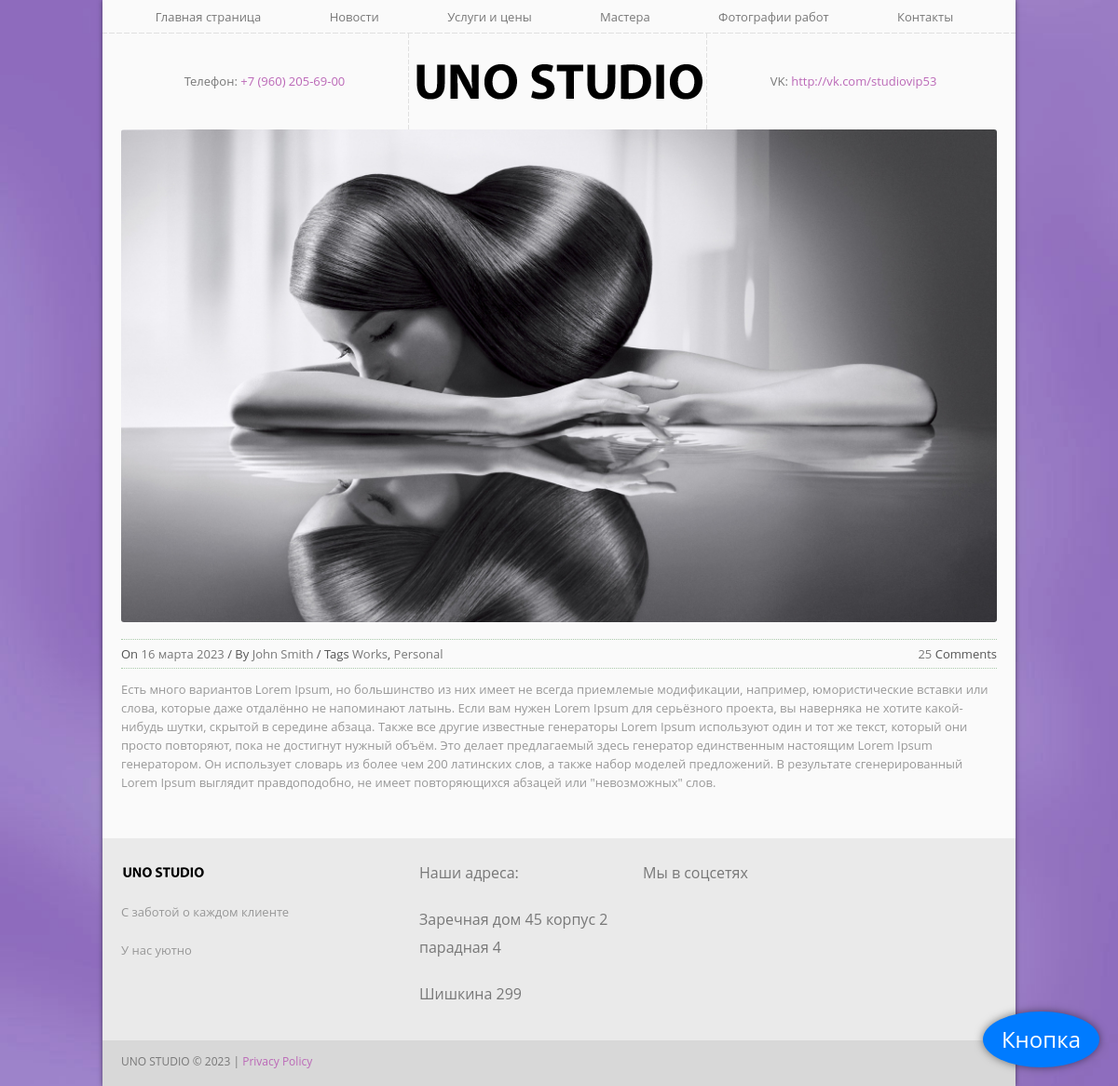
The app's page /discount/4/ with its own data.
### discount/models.py (models this page shows, shortened)
class Discount(models.Model):
    title = models.CharField(max_length=100)
    image = models.ImageField(upload_to='discount/images/')
    description = models.TextField()
    date = models.DateField(auto_now_add=True)

### discount/views.py (the view)
# urls.py: path('discount/<int:discount_id>/', views.detail, name='detail'),
def detail(request, discount_id):
    discount_obj = get_object_or_404(Discount, pk=discount_id)
    return render(request, 'discount/discount_page.html', {'discount': discount_obj})

### discount/templates/discount/discount_page.html (shortened to what this page needs)
{% extends 'discount/base.html' %}
{% load static %}
{% block content %}
<div class="post">
  <img src="{{ discount.image.url }}" alt="" />
  <div class="post_info">
        <div class="fleft">On <span>{{ discount.date|date:'j E Y' }}</span> / By <a href="#">John Smith</a> / Tags <a href="#">Works</a>, <a href="#">Personal</a></div>
        <div class="fright"><a href="#">25</a> Comments</div>
  </div>
    <p>{{ discount.description }}</p>
</div>
{% endblock %}

### discount/static/css/theme.css (style rules this page uses)
a, input, select, textarea { outline:none !important; -webkit-appearance: none; -webkit-border-radius: 0; }
a { color:#bb68b7; transition: all 0.2s ease-in-out; -webkit-transition: all 0.2s ease-in-out; }
body { overflow-x:hidden; position:relative; margin: 0; padding:0; font-family: 'Open Sans', sans-serif; font-weight:400; font-size: 13px; line-height: 20px; color: #989898; background-attachment: fixed; background-image: url(../image/bg.jpg); background-position: 0 0 !important; background-size:cover; background-repeat: no-repeat; }
.fleft { float:left; }
.fright { float:right; }
img { outline:0; vertical-align:top; }
.post { padding-bottom:40px; }
.post img { margin-bottom:18px; max-width:100%; }
.post_info { padding:5px 0; border-bottom:1px #aacaab dotted; border-top:1px #aacaab dotted; margin-bottom:12px; color:#555; }
.post_info a { color:#787878; }
.post_info span { color:#787878; }
.post img { border-radius:3px; }

### records on screen
Discount: image (picture), date "16 марта 2023", description "Есть много вариантов Lorem Ipsum, но большинство из них имеет не всегда приемлемые модификации, например, юмористические вставки или слова, которые даже отдалённо не напоминают латынь. Если вам нужен Lorem Ipsum для серьёзного проекта, вы наверняка не хотите какой-нибудь шутки, скрытой в середине абзаца. Также все другие известные генераторы Lorem Ipsum используют один и тот же текст, который они просто повторяют, пока не достигнут нужный объём. Это делает предлагаемый здесь генератор единственным настоящим Lorem Ipsum генератором. Он использует словарь из более чем 200 латинских слов, а также набор моделей предложений. В результате сгенерированный Lorem Ipsum выглядит правдоподобно, не…"
